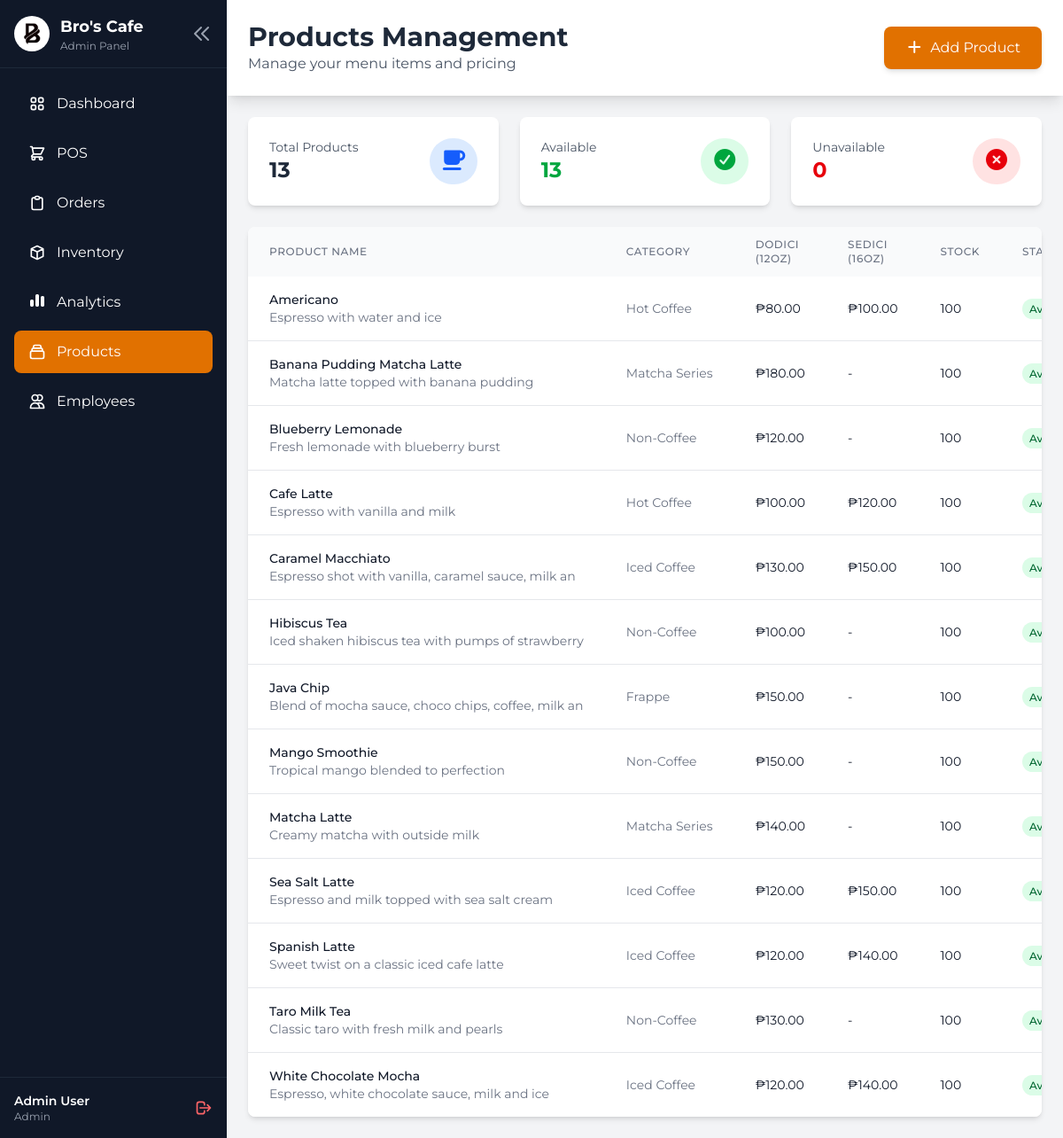
Before: /public/pages/usr/products.php (signed in) with the older database file.
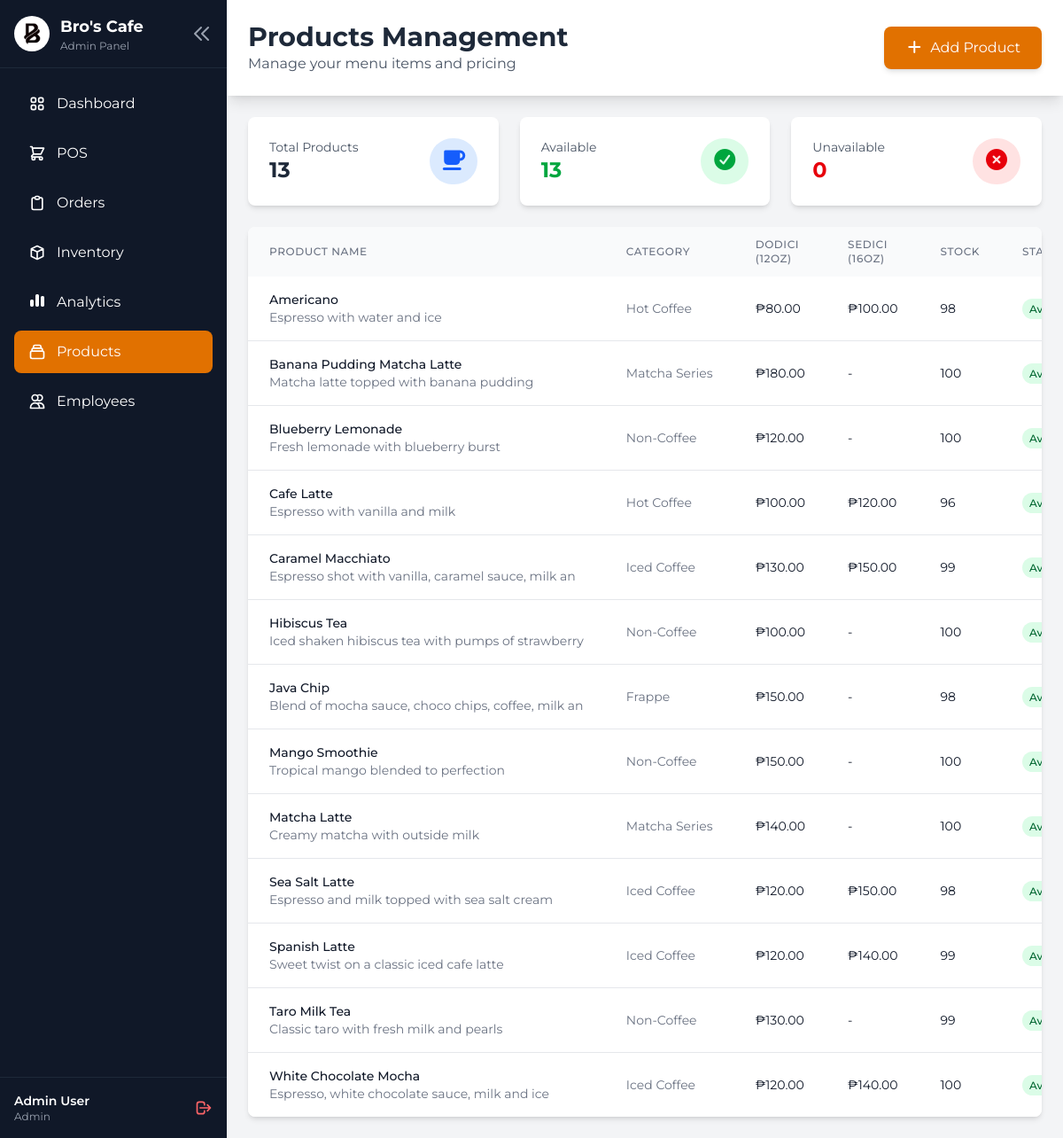
After: the same page with the newer database file.
### tables this page shows
CREATE TABLE `products` (
  `id` int(11) NOT NULL,
  `category_id` int(11) DEFAULT NULL,
  `name` varchar(100) NOT NULL,
  `description` text DEFAULT NULL,
  `price_dodici` decimal(10,2) DEFAULT NULL,
  `price_sedici` decimal(10,2) DEFAULT NULL,
  `image` longblob DEFAULT NULL,
  `status` enum('available','unavailable') DEFAULT 'available',
  `created_at` timestamp NOT NULL DEFAULT current_timestamp(),
  `updated_at` timestamp NOT NULL DEFAULT current_timestamp() ON UPDATE current_timestamp()
);

CREATE TABLE `categories` (
  `id` int(11) NOT NULL,
  `name` varchar(50) NOT NULL,
  `description` text DEFAULT NULL,
  `created_at` timestamp NOT NULL DEFAULT current_timestamp()
);

CREATE TABLE `inventory` (
  `id` int(11) NOT NULL,
  `product_id` int(11) NOT NULL,
  `quantity` int(11) NOT NULL DEFAULT 0,
  `unit` varchar(20) DEFAULT NULL,
  `reorder_level` int(11) DEFAULT 10,
  `last_restocked` timestamp NULL DEFAULT NULL,
  `updated_at` timestamp NOT NULL DEFAULT current_timestamp() ON UPDATE current_timestamp()
);

### public/pages/usr/products.php (the view, shortened to what the rows shown need)
<?php
$db = new Database();
$conn = $db->getConnection();
$stmt = $conn->query("
    SELECT p.*, c.name as category_name, i.quantity as stock_quantity
    FROM products p
    LEFT JOIN categories c ON p.category_id = c.id
    LEFT JOIN inventory i ON p.id = i.product_id
    ORDER BY p.name
");
$products = $stmt->fetchAll();
?>
<!DOCTYPE html>
<html lang="en">
<head>
    <link rel="stylesheet" href="../../assets/css/admin.css">
    <link rel="stylesheet" href="https://cdnjs.cloudflare.com/ajax/libs/font-awesome/7.0.1/css/all.min.css"
 />
    <script src="https://cdn.jsdelivr.net/npm/@tailwindcss/browser@4"></script>
</head>
<body class="bg-gray-100 font-['Montserrat']">
    <div class="flex h-screen overflow-hidden">
        <aside id="sidebar" class="flex flex-col text-white bg-gray-900">
            <div class="p-4 border-b border-gray-800">
                <div class="flex items-center justify-between sidebar-logo">
                    <div class="flex items-center logo-content">
                        <div class="ml-3 sidebar-logo-text">
                            <h1 class="text-lg font-bold">Bro's Cafe</h1>
                        </div>
                    </div>
                </div>
            </div>
        </aside>
        <div class="flex-1 overflow-y-auto">
            <div class="flex items-center justify-between bg-white shadow-lg p-6">
                <div class="flex items-center">
                    <div class="flex flex-col justify-center">
                        <h2 class="text-3xl font-bold text-gray-800">Products Management</h2>
                    </div>
                </div>
            </div>
            <div class="p-6">
                <div class="overflow-hidden bg-white rounded-lg shadow-md">
                    <div class="overflow-x-auto">
                        <table class="w-full">
                            <thead class="bg-gray-50">
                                <tr>
                                    <th
                                        class="px-6 py-3 text-xs font-medium tracking-wider text-left text-gray-500 uppercase">
                                        Product Name
                                    </th>
                                    <th
                                        class="px-6 py-3 text-xs font-medium tracking-wider text-left text-gray-500 uppercase">
                                        Category
                                    </th>
                                    <th
                                        class="px-6 py-3 text-xs font-medium tracking-wider text-left text-gray-500 uppercase">
                                        Dodici (12oz)
                                    </th>
                                    <th
                                        class="px-6 py-3 text-xs font-medium tracking-wider text-left text-gray-500 uppercase">
                                        Sedici (16oz)
                                    </th>
                                    <th
                                        class="px-6 py-3 text-xs font-medium tracking-wider text-left text-gray-500 uppercase">
                                        Stock
                                    </th>
                                    <th
                                        class="px-6 py-3 text-xs font-medium tracking-wider text-left text-gray-500 uppercase">
                                        Status
                                    </th>
                                </tr>
                            </thead>
                            <tbody class="bg-white divide-y divide-gray-200">
                                <?php foreach ($products as $product): ?>
                                    <tr class="hover:bg-gray-50">
                                        <td class="px-6 py-4 whitespace-nowrap">
                                            <div class="flex items-center">
                                                <div>
                                                    <div class="text-sm font-medium text-gray-900">
                                                        <?php echo $product['name']; ?></div>
                                                    <div class="text-sm text-gray-500">
                                                        <?php echo substr($product['description'] ?? '', 0, 50); ?></div>
                                                </div>
                                            </div>
                                        </td>
                                        <td class="px-6 py-4 text-sm text-gray-500 whitespace-nowrap">
                                            <?php echo $product['category_name']; ?>
                                        </td>
                                        <td class="px-6 py-4 text-sm text-gray-900 whitespace-nowrap">
                                            <?php echo $product['price_dodici'] ? '₱' . number_format($product['price_dodici'], 2) : '-'; ?>
                                        </td>
                                        <td class="px-6 py-4 text-sm text-gray-900 whitespace-nowrap">
                                            <?php echo $product['price_sedici'] ? '₱' . number_format($product['price_sedici'], 2) : '-'; ?>
                                        </td>
                                        <td class="px-6 py-4 text-sm text-gray-900 whitespace-nowrap">
                                            <?php echo $product['stock_quantity'] ?? 0; ?>
                                        </td>
                                        <td class="px-6 py-4 whitespace-nowrap">
                                            <span
                                                class="px-2 py-1 text-xs font-medium rounded-full
                                                <?php echo $product['status'] === 'available' ? 'bg-green-100 text-green-800' : 'bg-red-100 text-red-800'; ?>">
                                                <?php echo ucfirst($product['status']); ?>
                                            </span>
                                        </td>
                                    </tr>
                                <?php endforeach; ?>
                            </tbody>
                        </table>
                    </div>
                </div>
            </div>
        </div>
    </div>
</body>
</html>

Changed rows visible on the page:
changed through a linked row, products "Americano": inventory.quantity "100" → "98"
changed through a linked row, products "Cafe Latte": inventory.quantity "100" → "96"
changed through a linked row, products "Caramel Macchiato": inventory.quantity "100" → "99"
changed through a linked row, products "Java Chip": inventory.quantity "100" → "98"
changed through a linked row, products "Sea Salt Latte": inventory.quantity "100" → "98"
changed through a linked row, products "Spanish Latte": inventory.quantity "100" → "99"
changed through a linked row, products "Taro Milk Tea": inventory.quantity "100" → "99"
